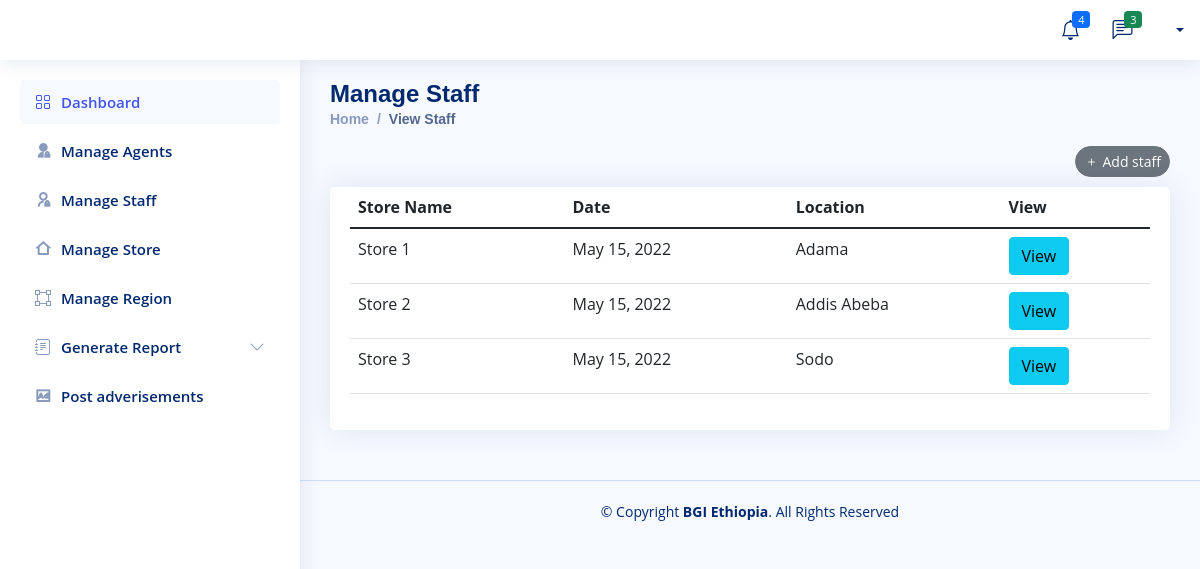
The page /BGI/view_store/ on the database as committed earlier.
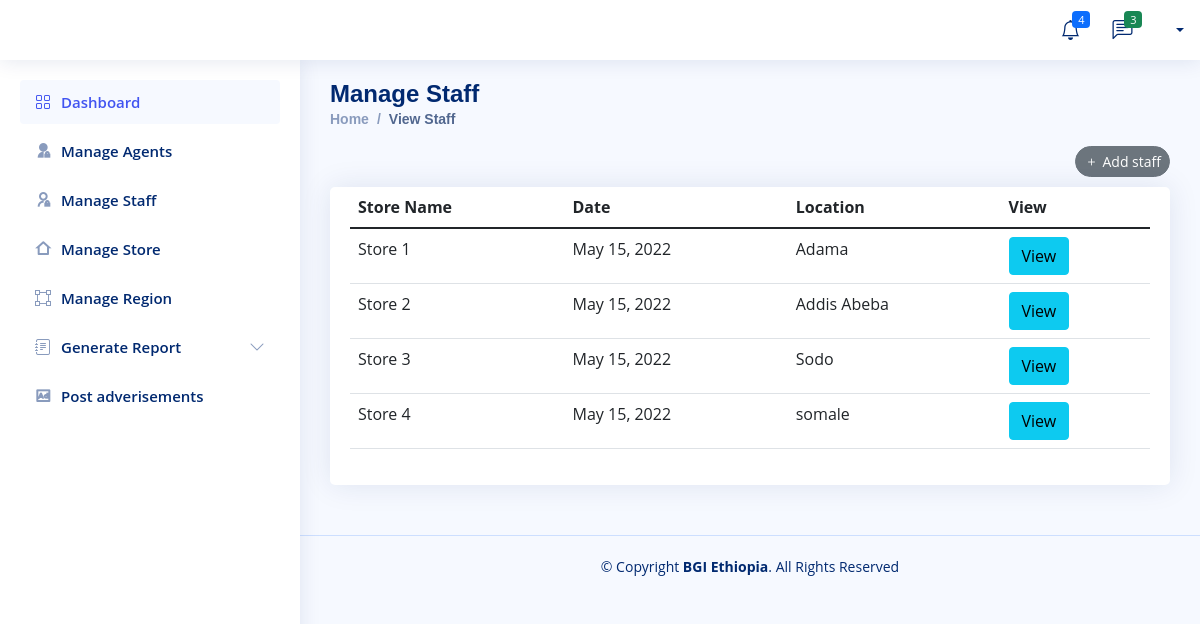
The same page on the database as committed later.
### Company/models.py (models this page shows, shortened)
class Company_Store(models.Model):
    Store_Name = models.CharField(max_length=200, null=True)
    Address = models.CharField(max_length=200, null=True)
    date_created = models.DateField(auto_now_add=True, null=True)

### Company/views.py (the view)
# urls.py: path('view_store/',views.view_store,name='view-store'),
def view_store(request):
    all_store = Company_Store.objects.all()
    manager=Company_Store_Manager.objects.all()
    context = {
        'all_store' : all_store,
        'manager' :manager
    }
    return render(request,'Company/store/store-view.html',context)

### Templates/Company/store/store-view.html
{% extends 'Company/company-base.html'%}
{% block content%}
  <main id="main" class="main">
    <div class="pagetitle">
      <h1>Manage Staff</h1>
      <nav>
        <ol class="breadcrumb">
          <li class="breadcrumb-item"><a href="admin.html">Home</a></li>
          <li class="breadcrumb-item active">View Staff</li>
        </ol>
        <div class="text-end">
            <a href="{% url 'add-store-company' %}" class="item-end">
                <button type="button" class="btn btn-sm rounded-pill btn-secondary"><i class="bi bi-plus me-1"></i>Add staff</button>
              </a>
        </div>
      </nav>
    </div>
    <section class="section">
        <div class="row">
          <div class="col-lg-12">
            <div class="card">
              <div class="card-body">
                <table class="table datatable">
                  <thead>
                    <tr>
                      <th scope="col">Store Name</th>
                      <th scope="col">Date</th>
                      <th scope="col">Location</th>
                      <th scope="col">View</th>
                    </tr>
                  </thead>
                  <tbody>
                 {% for store in all_store %}
                    <tr>
                      <td>{{store.Store_Name}}</td>
                      <td>{{store.date_created}}</td>
                      <td>{{store.Address}}</td>
                      <td>  <a href="{% url 'store_detile' store.id %}" class="btn btn-info">View</a></td>
                    </tr>
                {% endfor %}
                  </tbody>
                </table>
              </div>
            </div>
          </div>
        </div>
      </section>
  </main>
{% endblock %}

Rows that differ between the two databases and show on the page:
added Company_Store: Store_Name "Store 4", date_created "May 15, 2022", Address "somale"
